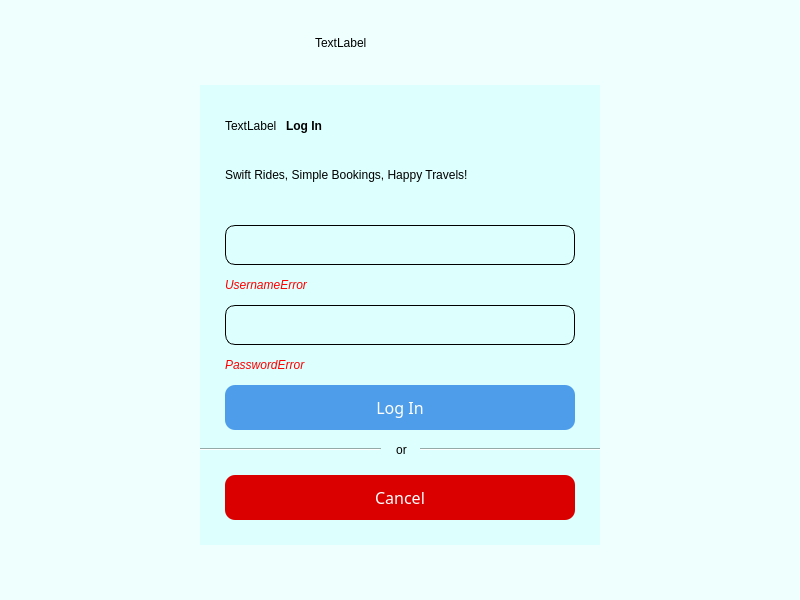
<?xml version="1.0" encoding="UTF-8"?>
<ui version="4.0">
 <class>adminLogin</class>
 <widget class="QMainWindow" name="adminLogin">
  <property name="geometry">
   <rect>
    <x>0</x>
    <y>0</y>
    <width>800</width>
    <height>600</height>
   </rect>
  </property>
  <property name="windowTitle">
   <string>MainWindow</string>
  </property>
  <property name="styleSheet">
   <string notr="true">background-color: rgb(238, 255, 254);</string>
  </property>
  <widget class="QWidget" name="centralwidget">
   <widget class="QPushButton" name="Admin">
    <property name="geometry">
     <rect>
      <x>385</x>
      <y>700</y>
      <width>130</width>
      <height>45</height>
     </rect>
    </property>
    <property name="font">
     <font>
      <family>Sans Serif Collection</family>
      <pointsize>10</pointsize>
     </font>
    </property>
    <property name="styleSheet">
     <string notr="true">                         border-radius: 10px;
                         padding: 10px;
background-color: transparent; 
color:black; </string>
    </property>
    <property name="text">
     <string>Admin</string>
    </property>
   </widget>
   <widget class="QStackedWidget" name="stackedWidget">
    <property name="geometry">
     <rect>
      <x>200</x>
      <y>85</y>
      <width>400</width>
      <height>460</height>
     </rect>
    </property>
    <property name="styleSheet">
     <string notr="true">background-color: rgb(221, 255, 253);

</string>
    </property>
    <property name="currentIndex">
     <number>1</number>
    </property>
    <widget class="QWidget" name="page"/>
    <widget class="QWidget" name="page_2">
     <widget class="QLabel" name="label">
      <property name="geometry">
       <rect>
        <x>86</x>
        <y>10</y>
        <width>141</width>
        <height>61</height>
       </rect>
      </property>
      <property name="styleSheet">
       <string notr="true">font: 24pt &quot;Sans Serif Collection&quot;;
color: black;
border: 0px solid black;
font-weight:bold;
</string>
      </property>
      <property name="text">
       <string>Log In</string>
      </property>
     </widget>
     <widget class="QLineEdit" name="Username">
      <property name="geometry">
       <rect>
        <x>25</x>
        <y>140</y>
        <width>350</width>
        <height>40</height>
       </rect>
      </property>
      <property name="styleSheet">
       <string notr="true">                         border-radius: 10px;
                         padding: 10px;
border: 1px solid black;;
font: 10pt &quot;Sans Serif Collection&quot;;
color: black;</string>
      </property>
     </widget>
     <widget class="QLineEdit" name="Password">
      <property name="geometry">
       <rect>
        <x>25</x>
        <y>220</y>
        <width>350</width>
        <height>40</height>
       </rect>
      </property>
      <property name="styleSheet">
       <string notr="true">                         border-radius: 10px;
                         padding: 10px;
border: 1px solid black;;
font: 10pt &quot;Sans Serif Collection&quot;;
color: black;</string>
      </property>
     </widget>
     <widget class="QLabel" name="label_2">
      <property name="geometry">
       <rect>
        <x>25</x>
        <y>80</y>
        <width>351</width>
        <height>20</height>
       </rect>
      </property>
      <property name="styleSheet">
       <string notr="true">border: 0px solid black;
font: 10pt &quot;Sans Serif Collection&quot;;
color: black;
</string>
      </property>
      <property name="text">
       <string>Swift Rides, Simple Bookings, Happy Travels!</string>
      </property>
     </widget>
     <widget class="QPushButton" name="LogIn">
      <property name="geometry">
       <rect>
        <x>25</x>
        <y>300</y>
        <width>350</width>
        <height>45</height>
       </rect>
      </property>
      <property name="font">
       <font>
        <family>Sans Serif Collection</family>
        <pointsize>12</pointsize>
       </font>
      </property>
      <property name="styleSheet">
       <string notr="true">                         border-radius: 10px;
                         padding: 10px;
background-color: rgb(78, 157, 235);
color:white; </string>
      </property>
      <property name="text">
       <string>Log In</string>
      </property>
     </widget>
     <widget class="QLabel" name="label_3">
      <property name="geometry">
       <rect>
        <x>170</x>
        <y>350</y>
        <width>63</width>
        <height>29</height>
       </rect>
      </property>
      <property name="styleSheet">
       <string notr="true">border: 0px solid black;
font: 10pt &quot;Sans Serif Collection&quot;;
color: black;
text-align: center; </string>
      </property>
      <property name="text">
       <string>or</string>
      </property>
      <property name="alignment">
       <set>Qt::AlignCenter</set>
      </property>
     </widget>
     <widget class="Line" name="line">
      <property name="geometry">
       <rect>
        <x>0</x>
        <y>350</y>
        <width>181</width>
        <height>29</height>
       </rect>
      </property>
      <property name="orientation">
       <enum>Qt::Horizontal</enum>
      </property>
     </widget>
     <widget class="Line" name="line_2">
      <property name="geometry">
       <rect>
        <x>220</x>
        <y>350</y>
        <width>181</width>
        <height>29</height>
       </rect>
      </property>
      <property name="styleSheet">
       <string notr="true"/>
      </property>
      <property name="orientation">
       <enum>Qt::Horizontal</enum>
      </property>
     </widget>
     <widget class="QPushButton" name="Show">
      <property name="geometry">
       <rect>
        <x>335</x>
        <y>225</y>
        <width>30</width>
        <height>30</height>
       </rect>
      </property>
      <property name="styleSheet">
       <string notr="true">border: 0px solid black;</string>
      </property>
      <property name="text">
       <string/>
      </property>
     </widget>
     <widget class="QLabel" name="UsernameError">
      <property name="geometry">
       <rect>
        <x>25</x>
        <y>190</y>
        <width>350</width>
        <height>20</height>
       </rect>
      </property>
      <property name="styleSheet">
       <string notr="true">font:9pt &quot;Sans Serif Collection&quot;;
font-style: italic;
color: red;</string>
      </property>
      <property name="text">
       <string>UsernameError</string>
      </property>
     </widget>
     <widget class="QLabel" name="PasswordError">
      <property name="geometry">
       <rect>
        <x>25</x>
        <y>270</y>
        <width>350</width>
        <height>20</height>
       </rect>
      </property>
      <property name="styleSheet">
       <string notr="true">font:9pt &quot;Sans Serif Collection&quot;;
font-style: italic;
color: red;</string>
      </property>
      <property name="text">
       <string>PasswordError</string>
      </property>
     </widget>
     <widget class="QPushButton" name="Cancel">
      <property name="geometry">
       <rect>
        <x>25</x>
        <y>390</y>
        <width>350</width>
        <height>45</height>
       </rect>
      </property>
      <property name="font">
       <font>
        <family>Sans Serif Collection</family>
        <pointsize>12</pointsize>
       </font>
      </property>
      <property name="styleSheet">
       <string notr="true">                       border-radius: 10px;
                         padding: 10px;
background-color: rgb(218, 0, 0);
color:white; </string>
      </property>
      <property name="text">
       <string>Cancel</string>
      </property>
     </widget>
     <widget class="QLabel" name="adminLogo">
      <property name="geometry">
       <rect>
        <x>25</x>
        <y>10</y>
        <width>61</width>
        <height>61</height>
       </rect>
      </property>
      <property name="text">
       <string>TextLabel</string>
      </property>
     </widget>
    </widget>
   </widget>
   <widget class="QLabel" name="logo">
    <property name="geometry">
     <rect>
      <x>315</x>
      <y>20</y>
      <width>170</width>
      <height>45</height>
     </rect>
    </property>
    <property name="text">
     <string>TextLabel</string>
    </property>
   </widget>
  </widget>
  <widget class="QMenuBar" name="menubar">
   <property name="geometry">
    <rect>
     <x>0</x>
     <y>0</y>
     <width>800</width>
     <height>25</height>
    </rect>
   </property>
  </widget>
  <widget class="QStatusBar" name="statusbar"/>
 </widget>
 <resources/>
 <connections/>
</ui>
